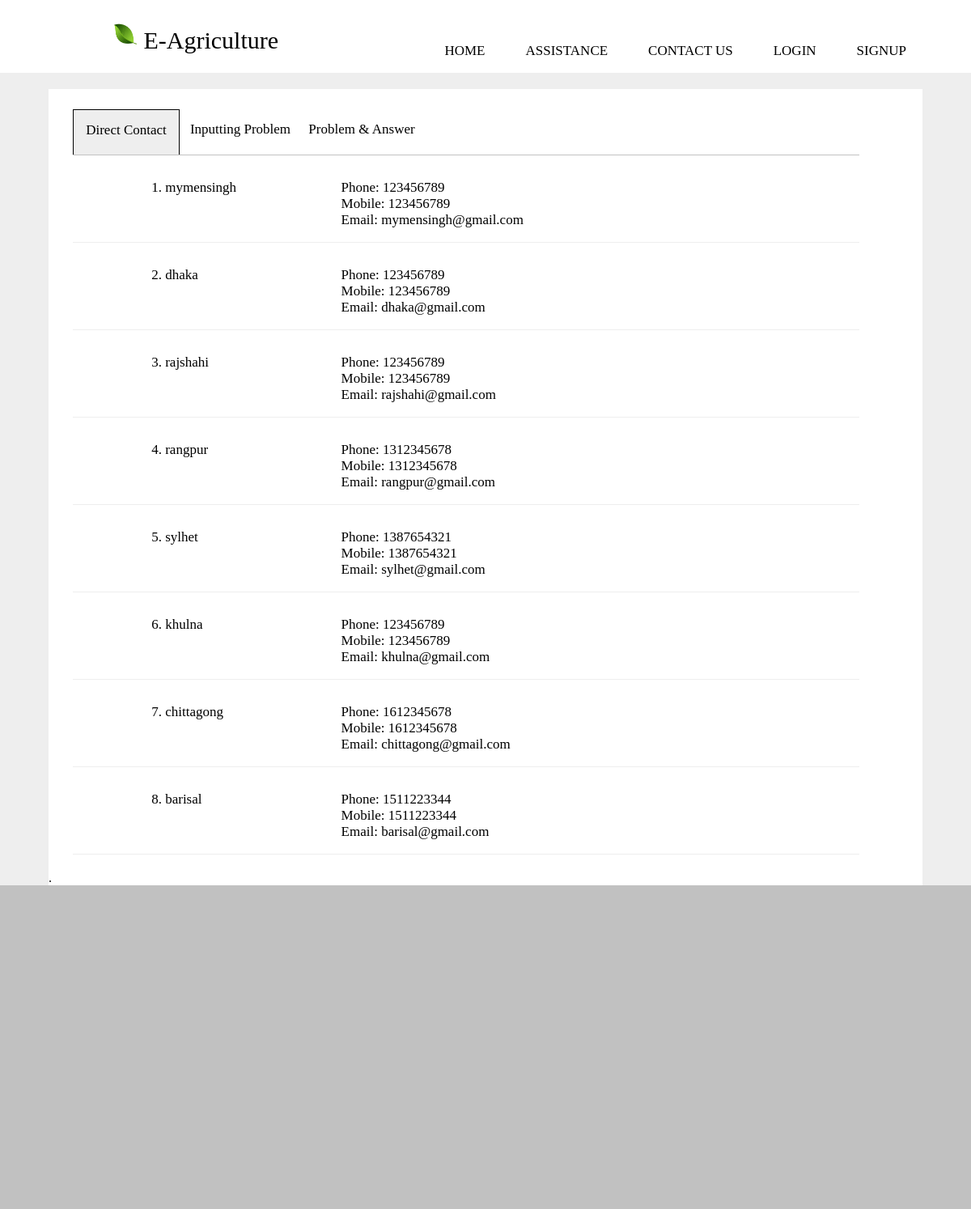
Screenshot of /assistance.php with the database file from the repository.
### tables this page shows
CREATE TABLE `warehouse` (
  `id` int(11) NOT NULL,
  `name` varchar(50) NOT NULL,
  `division` varchar(50) NOT NULL
);

CREATE TABLE `assistcontact` (
  `id` int(11) NOT NULL,
  `phone` int(11) NOT NULL,
  `mobile` int(11) NOT NULL,
  `email` varchar(50) NOT NULL,
  `warehouse` varchar(100) NOT NULL
);

### lib/Database.php (called while the page is built, shortened)
<?php
Class Database{
		private $host   = "localhost";
	private $user   = "root";
	private $pass   = "";
	private $dbname = "e_agri";
	public $link;
	private function connectDB(){
	$this->link = new mysqli($this->host, $this->user, $this->pass, $this->dbname);
 }
	public function select($query){
		$result = $this->link->query($query) or die($this->link->error.__LINE__);
		if($result->num_rows > 0){
			return $result;
		} else {
			return false;
		}
	}
}

### assistance.php (the view, shortened to what this page needs)
<?php include './header.php'; ?>
<div class="assistance-header">
	<div class="assistance-header-option">
		<div class="assistance direct-contact assistance-show">Direct Contact</div>
		<div class="assistance inputting-problem">Inputting Problem</div>
		<div class="assistance unknown-problem" style="width: 150px;">Problem & Answer</div>
	</div>
	<div class="assistance-header-option-detail">
	    <?php
	    $i=0;
			$query = "SELECT * FROM warehouse";
            $resultHouse = $db->select($query);
            if($resultHouse){
                while($resultHousee = $resultHouse->fetch_assoc()){
                	$i +=1;
                    ?>
                    <div class="direct-contact-box">
                    	<div class="direct-contact-name">
                    		<?php echo $i;echo ". "; echo $resultHousee['division']; ?>
                    	</div>
			            <div class="direct-contact-detail">
			              <ul>
			            	<?php
			            	    $query = "SELECT * FROM assistcontact where warehouse='$resultHousee[division]'";
                                $resultContact = $db->select($query);
                                if($resultContact){
                                    while($resultContactt = $resultContact->fetch_assoc()){
                                    	?>
                                    	 <li>Phone: <?php echo $resultContactt['phone']; ?></li>
                                    	 <li>Mobile: <?php echo $resultContactt['mobile']; ?></li>
                                    	 <li>Email: <?php echo $resultContactt['email']; ?></li>
                                    	<?php
                                    }
                                }
			            	?>
			              </ul>
			            </div>
			        </div>
                    <?php
                }
            }
	    ?>
	</div>
	<div style="margin-top: 20px;">.</div>
</div>
<?php include './footer.php' ?>

### css/index.css (style rules this page uses)
body { margin: 0; left: 0; top: 0; background-color: #eee; }
.assistance-header { margin-left: 5%; margin-top: 20px; width: 90%; height: auto; background: white; }
.assistance-header-option { margin-left: 20px; padding-top: 20px; clear: both; font-size: 17px; }
.assistance { float: left; margin-left: 10px; width: 130px; height: 40px; text-align: center; margin-top: 5px; padding-top: 15px; cursor: pointer; }
.assistance-show { border-left: 1px solid black; border-right: 1px solid black; border-top: 1px solid black; background: #eee; }
.assistance-header-option-detail { clear: both; margin-left: 30px; width: 90%; border-top: 1px solid #c2c2c2; }
.direct-contact-name { margin-left: 10%; width: 20%; float: left; font-size: 17px; }
.direct-contact-box { height: auto; margin-top: 30px; border-bottom: 1px solid #eee; }
.direct-contact-detail { margin-left: 30%; font-size: 17px; }

### assistance.php (style rules this page uses)
ul { list-style: none; }

### rows the page displays
warehouse: division "mymensingh"
assistcontact: phone "123456789", mobile "123456789", email "mymensingh@gmail.com"
warehouse: division "dhaka"
assistcontact: phone "123456789", mobile "123456789", email "dhaka@gmail.com"
warehouse: division "rajshahi"
assistcontact: phone "123456789", mobile "123456789", email "rajshahi@gmail.com"
warehouse: division "rangpur"
assistcontact: phone "1312345678", mobile "1312345678", email "rangpur@gmail.com"
warehouse: division "sylhet"
assistcontact: phone "1387654321", mobile "1387654321", email "sylhet@gmail.com"
warehouse: division "khulna"
assistcontact: phone "123456789", mobile "123456789", email "khulna@gmail.com"
warehouse: division "chittagong"
assistcontact: phone "1612345678", mobile "1612345678", email "chittagong@gmail.com"
warehouse: division "barisal"
assistcontact: phone "1511223344", mobile "1511223344", email "barisal@gmail.com"
